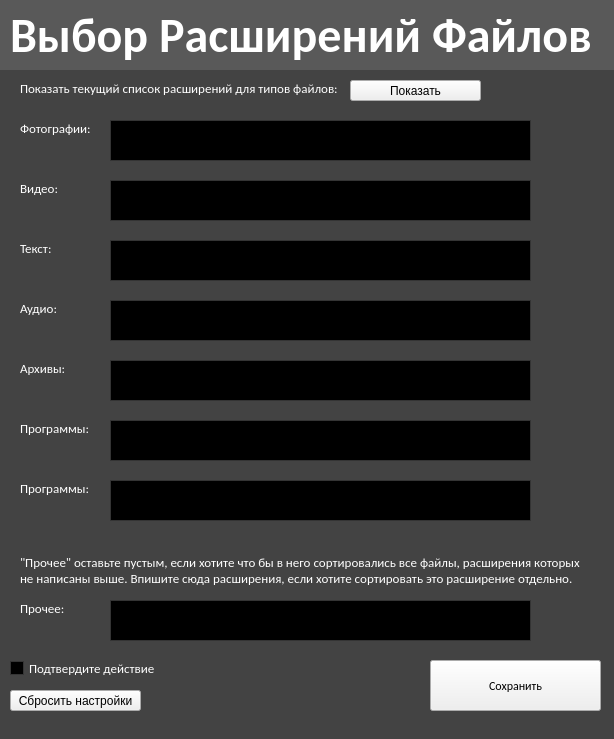
<?xml version="1.0" encoding="UTF-8"?>
<ui version="4.0">
 <class>Main</class>
 <widget class="QMainWindow" name="Main">
  <property name="geometry">
   <rect>
    <x>0</x>
    <y>0</y>
    <width>614</width>
    <height>739</height>
   </rect>
  </property>
  <property name="palette">
   <palette>
    <active>
     <colorrole role="WindowText">
      <brush brushstyle="SolidPattern">
       <color alpha="255">
        <red>255</red>
        <green>255</green>
        <blue>255</blue>
       </color>
      </brush>
     </colorrole>
     <colorrole role="Button">
      <brush brushstyle="SolidPattern">
       <color alpha="255">
        <red>67</red>
        <green>67</green>
        <blue>67</blue>
       </color>
      </brush>
     </colorrole>
     <colorrole role="Light">
      <brush brushstyle="SolidPattern">
       <color alpha="255">
        <red>100</red>
        <green>100</green>
        <blue>100</blue>
       </color>
      </brush>
     </colorrole>
     <colorrole role="Midlight">
      <brush brushstyle="SolidPattern">
       <color alpha="255">
        <red>83</red>
        <green>83</green>
        <blue>83</blue>
       </color>
      </brush>
     </colorrole>
     <colorrole role="Dark">
      <brush brushstyle="SolidPattern">
       <color alpha="255">
        <red>33</red>
        <green>33</green>
        <blue>33</blue>
       </color>
      </brush>
     </colorrole>
     <colorrole role="Mid">
      <brush brushstyle="SolidPattern">
       <color alpha="255">
        <red>44</red>
        <green>44</green>
        <blue>44</blue>
       </color>
      </brush>
     </colorrole>
     <colorrole role="Text">
      <brush brushstyle="SolidPattern">
       <color alpha="255">
        <red>255</red>
        <green>255</green>
        <blue>255</blue>
       </color>
      </brush>
     </colorrole>
     <colorrole role="BrightText">
      <brush brushstyle="SolidPattern">
       <color alpha="255">
        <red>255</red>
        <green>255</green>
        <blue>255</blue>
       </color>
      </brush>
     </colorrole>
     <colorrole role="ButtonText">
      <brush brushstyle="SolidPattern">
       <color alpha="255">
        <red>255</red>
        <green>255</green>
        <blue>255</blue>
       </color>
      </brush>
     </colorrole>
     <colorrole role="Base">
      <brush brushstyle="SolidPattern">
       <color alpha="255">
        <red>0</red>
        <green>0</green>
        <blue>0</blue>
       </color>
      </brush>
     </colorrole>
     <colorrole role="Window">
      <brush brushstyle="SolidPattern">
       <color alpha="255">
        <red>67</red>
        <green>67</green>
        <blue>67</blue>
       </color>
      </brush>
     </colorrole>
     <colorrole role="Shadow">
      <brush brushstyle="SolidPattern">
       <color alpha="255">
        <red>0</red>
        <green>0</green>
        <blue>0</blue>
       </color>
      </brush>
     </colorrole>
     <colorrole role="AlternateBase">
      <brush brushstyle="SolidPattern">
       <color alpha="255">
        <red>33</red>
        <green>33</green>
        <blue>33</blue>
       </color>
      </brush>
     </colorrole>
     <colorrole role="ToolTipBase">
      <brush brushstyle="SolidPattern">
       <color alpha="255">
        <red>255</red>
        <green>255</green>
        <blue>220</blue>
       </color>
      </brush>
     </colorrole>
     <colorrole role="ToolTipText">
      <brush brushstyle="SolidPattern">
       <color alpha="255">
        <red>0</red>
        <green>0</green>
        <blue>0</blue>
       </color>
      </brush>
     </colorrole>
    </active>
    <inactive>
     <colorrole role="WindowText">
      <brush brushstyle="SolidPattern">
       <color alpha="255">
        <red>255</red>
        <green>255</green>
        <blue>255</blue>
       </color>
      </brush>
     </colorrole>
     <colorrole role="Button">
      <brush brushstyle="SolidPattern">
       <color alpha="255">
        <red>67</red>
        <green>67</green>
        <blue>67</blue>
       </color>
      </brush>
     </colorrole>
     <colorrole role="Light">
      <brush brushstyle="SolidPattern">
       <color alpha="255">
        <red>100</red>
        <green>100</green>
        <blue>100</blue>
       </color>
      </brush>
     </colorrole>
     <colorrole role="Midlight">
      <brush brushstyle="SolidPattern">
       <color alpha="255">
        <red>83</red>
        <green>83</green>
        <blue>83</blue>
       </color>
      </brush>
     </colorrole>
     <colorrole role="Dark">
      <brush brushstyle="SolidPattern">
       <color alpha="255">
        <red>33</red>
        <green>33</green>
        <blue>33</blue>
       </color>
      </brush>
     </colorrole>
     <colorrole role="Mid">
      <brush brushstyle="SolidPattern">
       <color alpha="255">
        <red>44</red>
        <green>44</green>
        <blue>44</blue>
       </color>
      </brush>
     </colorrole>
     <colorrole role="Text">
      <brush brushstyle="SolidPattern">
       <color alpha="255">
        <red>255</red>
        <green>255</green>
        <blue>255</blue>
       </color>
      </brush>
     </colorrole>
     <colorrole role="BrightText">
      <brush brushstyle="SolidPattern">
       <color alpha="255">
        <red>255</red>
        <green>255</green>
        <blue>255</blue>
       </color>
      </brush>
     </colorrole>
     <colorrole role="ButtonText">
      <brush brushstyle="SolidPattern">
       <color alpha="255">
        <red>255</red>
        <green>255</green>
        <blue>255</blue>
       </color>
      </brush>
     </colorrole>
     <colorrole role="Base">
      <brush brushstyle="SolidPattern">
       <color alpha="255">
        <red>0</red>
        <green>0</green>
        <blue>0</blue>
       </color>
      </brush>
     </colorrole>
     <colorrole role="Window">
      <brush brushstyle="SolidPattern">
       <color alpha="255">
        <red>67</red>
        <green>67</green>
        <blue>67</blue>
       </color>
      </brush>
     </colorrole>
     <colorrole role="Shadow">
      <brush brushstyle="SolidPattern">
       <color alpha="255">
        <red>0</red>
        <green>0</green>
        <blue>0</blue>
       </color>
      </brush>
     </colorrole>
     <colorrole role="AlternateBase">
      <brush brushstyle="SolidPattern">
       <color alpha="255">
        <red>33</red>
        <green>33</green>
        <blue>33</blue>
       </color>
      </brush>
     </colorrole>
     <colorrole role="ToolTipBase">
      <brush brushstyle="SolidPattern">
       <color alpha="255">
        <red>255</red>
        <green>255</green>
        <blue>220</blue>
       </color>
      </brush>
     </colorrole>
     <colorrole role="ToolTipText">
      <brush brushstyle="SolidPattern">
       <color alpha="255">
        <red>0</red>
        <green>0</green>
        <blue>0</blue>
       </color>
      </brush>
     </colorrole>
    </inactive>
    <disabled>
     <colorrole role="WindowText">
      <brush brushstyle="SolidPattern">
       <color alpha="255">
        <red>33</red>
        <green>33</green>
        <blue>33</blue>
       </color>
      </brush>
     </colorrole>
     <colorrole role="Button">
      <brush brushstyle="SolidPattern">
       <color alpha="255">
        <red>67</red>
        <green>67</green>
        <blue>67</blue>
       </color>
      </brush>
     </colorrole>
     <colorrole role="Light">
      <brush brushstyle="SolidPattern">
       <color alpha="255">
        <red>100</red>
        <green>100</green>
        <blue>100</blue>
       </color>
      </brush>
     </colorrole>
     <colorrole role="Midlight">
      <brush brushstyle="SolidPattern">
       <color alpha="255">
        <red>83</red>
        <green>83</green>
        <blue>83</blue>
       </color>
      </brush>
     </colorrole>
     <colorrole role="Dark">
      <brush brushstyle="SolidPattern">
       <color alpha="255">
        <red>33</red>
        <green>33</green>
        <blue>33</blue>
       </color>
      </brush>
     </colorrole>
     <colorrole role="Mid">
      <brush brushstyle="SolidPattern">
       <color alpha="255">
        <red>44</red>
        <green>44</green>
        <blue>44</blue>
       </color>
      </brush>
     </colorrole>
     <colorrole role="Text">
      <brush brushstyle="SolidPattern">
       <color alpha="255">
        <red>33</red>
        <green>33</green>
        <blue>33</blue>
       </color>
      </brush>
     </colorrole>
     <colorrole role="BrightText">
      <brush brushstyle="SolidPattern">
       <color alpha="255">
        <red>255</red>
        <green>255</green>
        <blue>255</blue>
       </color>
      </brush>
     </colorrole>
     <colorrole role="ButtonText">
      <brush brushstyle="SolidPattern">
       <color alpha="255">
        <red>33</red>
        <green>33</green>
        <blue>33</blue>
       </color>
      </brush>
     </colorrole>
     <colorrole role="Base">
      <brush brushstyle="SolidPattern">
       <color alpha="255">
        <red>67</red>
        <green>67</green>
        <blue>67</blue>
       </color>
      </brush>
     </colorrole>
     <colorrole role="Window">
      <brush brushstyle="SolidPattern">
       <color alpha="255">
        <red>67</red>
        <green>67</green>
        <blue>67</blue>
       </color>
      </brush>
     </colorrole>
     <colorrole role="Shadow">
      <brush brushstyle="SolidPattern">
       <color alpha="255">
        <red>0</red>
        <green>0</green>
        <blue>0</blue>
       </color>
      </brush>
     </colorrole>
     <colorrole role="AlternateBase">
      <brush brushstyle="SolidPattern">
       <color alpha="255">
        <red>67</red>
        <green>67</green>
        <blue>67</blue>
       </color>
      </brush>
     </colorrole>
     <colorrole role="ToolTipBase">
      <brush brushstyle="SolidPattern">
       <color alpha="255">
        <red>255</red>
        <green>255</green>
        <blue>220</blue>
       </color>
      </brush>
     </colorrole>
     <colorrole role="ToolTipText">
      <brush brushstyle="SolidPattern">
       <color alpha="255">
        <red>0</red>
        <green>0</green>
        <blue>0</blue>
       </color>
      </brush>
     </colorrole>
    </disabled>
   </palette>
  </property>
  <property name="windowTitle">
   <string>MainWindow</string>
  </property>
  <widget class="QWidget" name="centralwidget">
   <widget class="QLabel" name="label">
    <property name="geometry">
     <rect>
      <x>10</x>
      <y>10</y>
      <width>591</width>
      <height>51</height>
     </rect>
    </property>
    <property name="font">
     <font>
      <family>Calibri</family>
      <pointsize>36</pointsize>
      <weight>75</weight>
      <bold>true</bold>
     </font>
    </property>
    <property name="text">
     <string>Выбор Расширений Файлов</string>
    </property>
   </widget>
   <widget class="Line" name="line_2">
    <property name="geometry">
     <rect>
      <x>50</x>
      <y>60</y>
      <width>821</width>
      <height>16</height>
     </rect>
    </property>
    <property name="orientation">
     <enum>Qt::Horizontal</enum>
    </property>
   </widget>
   <widget class="Line" name="line_4">
    <property name="geometry">
     <rect>
      <x>0</x>
      <y>-30</y>
      <width>811</width>
      <height>101</height>
     </rect>
    </property>
    <property name="styleSheet">
     <string notr="true">color:rgb(89, 89, 89)</string>
    </property>
    <property name="frameShadow">
     <enum>QFrame::Plain</enum>
    </property>
    <property name="lineWidth">
     <number>100</number>
    </property>
    <property name="orientation">
     <enum>Qt::Horizontal</enum>
    </property>
   </widget>
   <widget class="QLabel" name="label_12">
    <property name="geometry">
     <rect>
      <x>20</x>
      <y>80</y>
      <width>391</width>
      <height>16</height>
     </rect>
    </property>
    <property name="font">
     <font>
      <family>Calibri</family>
      <pointsize>10</pointsize>
     </font>
    </property>
    <property name="text">
     <string>Показать текущий список расширений для типов файлов:</string>
    </property>
   </widget>
   <widget class="QLabel" name="label_13">
    <property name="geometry">
     <rect>
      <x>20</x>
      <y>120</y>
      <width>81</width>
      <height>16</height>
     </rect>
    </property>
    <property name="font">
     <font>
      <family>Calibri</family>
      <pointsize>10</pointsize>
     </font>
    </property>
    <property name="text">
     <string>Фотографии:</string>
    </property>
   </widget>
   <widget class="QPlainTextEdit" name="photo_text">
    <property name="geometry">
     <rect>
      <x>110</x>
      <y>120</y>
      <width>421</width>
      <height>41</height>
     </rect>
    </property>
   </widget>
   <widget class="QLabel" name="label_14">
    <property name="geometry">
     <rect>
      <x>20</x>
      <y>180</y>
      <width>81</width>
      <height>16</height>
     </rect>
    </property>
    <property name="font">
     <font>
      <family>Calibri</family>
      <pointsize>10</pointsize>
     </font>
    </property>
    <property name="text">
     <string>Видео:</string>
    </property>
   </widget>
   <widget class="QPlainTextEdit" name="video_text">
    <property name="geometry">
     <rect>
      <x>110</x>
      <y>180</y>
      <width>421</width>
      <height>41</height>
     </rect>
    </property>
   </widget>
   <widget class="QLabel" name="label_15">
    <property name="geometry">
     <rect>
      <x>20</x>
      <y>240</y>
      <width>81</width>
      <height>16</height>
     </rect>
    </property>
    <property name="font">
     <font>
      <family>Calibri</family>
      <pointsize>10</pointsize>
     </font>
    </property>
    <property name="text">
     <string>Текст:</string>
    </property>
   </widget>
   <widget class="QPlainTextEdit" name="text_text">
    <property name="geometry">
     <rect>
      <x>110</x>
      <y>240</y>
      <width>421</width>
      <height>41</height>
     </rect>
    </property>
   </widget>
   <widget class="QLabel" name="label_16">
    <property name="geometry">
     <rect>
      <x>20</x>
      <y>300</y>
      <width>81</width>
      <height>16</height>
     </rect>
    </property>
    <property name="font">
     <font>
      <family>Calibri</family>
      <pointsize>10</pointsize>
     </font>
    </property>
    <property name="text">
     <string>Аудио:</string>
    </property>
   </widget>
   <widget class="QPlainTextEdit" name="audio_text">
    <property name="geometry">
     <rect>
      <x>110</x>
      <y>300</y>
      <width>421</width>
      <height>41</height>
     </rect>
    </property>
   </widget>
   <widget class="QLabel" name="label_17">
    <property name="geometry">
     <rect>
      <x>20</x>
      <y>360</y>
      <width>81</width>
      <height>16</height>
     </rect>
    </property>
    <property name="font">
     <font>
      <family>Calibri</family>
      <pointsize>10</pointsize>
     </font>
    </property>
    <property name="text">
     <string>Архивы:</string>
    </property>
   </widget>
   <widget class="QPlainTextEdit" name="archive_text">
    <property name="geometry">
     <rect>
      <x>110</x>
      <y>360</y>
      <width>421</width>
      <height>41</height>
     </rect>
    </property>
   </widget>
   <widget class="QLabel" name="label_18">
    <property name="geometry">
     <rect>
      <x>20</x>
      <y>420</y>
      <width>81</width>
      <height>16</height>
     </rect>
    </property>
    <property name="font">
     <font>
      <family>Calibri</family>
      <pointsize>10</pointsize>
     </font>
    </property>
    <property name="text">
     <string>Программы:</string>
    </property>
   </widget>
   <widget class="QPlainTextEdit" name="executable_text">
    <property name="geometry">
     <rect>
      <x>110</x>
      <y>420</y>
      <width>421</width>
      <height>41</height>
     </rect>
    </property>
   </widget>
   <widget class="QLabel" name="label_19">
    <property name="geometry">
     <rect>
      <x>20</x>
      <y>600</y>
      <width>81</width>
      <height>16</height>
     </rect>
    </property>
    <property name="font">
     <font>
      <family>Calibri</family>
      <pointsize>10</pointsize>
     </font>
    </property>
    <property name="text">
     <string>Прочее:</string>
    </property>
   </widget>
   <widget class="QPlainTextEdit" name="else_text">
    <property name="geometry">
     <rect>
      <x>110</x>
      <y>600</y>
      <width>421</width>
      <height>41</height>
     </rect>
    </property>
   </widget>
   <widget class="QPushButton" name="pushButton_10">
    <property name="geometry">
     <rect>
      <x>10</x>
      <y>690</y>
      <width>131</width>
      <height>21</height>
     </rect>
    </property>
    <property name="styleSheet">
     <string notr="true">color:rgb(0, 0, 0)</string>
    </property>
    <property name="text">
     <string>Сбросить настройки</string>
    </property>
   </widget>
   <widget class="QCheckBox" name="checkBox_2">
    <property name="geometry">
     <rect>
      <x>10</x>
      <y>660</y>
      <width>151</width>
      <height>17</height>
     </rect>
    </property>
    <property name="font">
     <font>
      <family>Calibri</family>
      <pointsize>10</pointsize>
     </font>
    </property>
    <property name="text">
     <string>Подтвердите действие</string>
    </property>
    <property name="checked">
     <bool>false</bool>
    </property>
   </widget>
   <widget class="QPushButton" name="pushButton_3">
    <property name="geometry">
     <rect>
      <x>430</x>
      <y>660</y>
      <width>171</width>
      <height>51</height>
     </rect>
    </property>
    <property name="font">
     <font>
      <family>Calibri</family>
     </font>
    </property>
    <property name="styleSheet">
     <string notr="true">color:rgb(0, 0, 0)</string>
    </property>
    <property name="text">
     <string>Сохранить</string>
    </property>
   </widget>
   <widget class="QPushButton" name="show_button">
    <property name="geometry">
     <rect>
      <x>350</x>
      <y>80</y>
      <width>131</width>
      <height>21</height>
     </rect>
    </property>
    <property name="styleSheet">
     <string notr="true">color:rgb(0, 0, 0)</string>
    </property>
    <property name="text">
     <string>Показать</string>
    </property>
   </widget>
   <widget class="QLabel" name="label_20">
    <property name="geometry">
     <rect>
      <x>20</x>
      <y>550</y>
      <width>631</width>
      <height>41</height>
     </rect>
    </property>
    <property name="font">
     <font>
      <family>Calibri</family>
      <pointsize>10</pointsize>
     </font>
    </property>
    <property name="text">
     <string>&quot;Прочее&quot; оставьте пустым, если хотите что бы в него сортировались все файлы, расширения которых 
не написаны выше. Впишите сюда расширения, если хотите сортировать это расширение отдельно.</string>
    </property>
   </widget>
   <widget class="QPlainTextEdit" name="executable_text_2">
    <property name="geometry">
     <rect>
      <x>110</x>
      <y>480</y>
      <width>421</width>
      <height>41</height>
     </rect>
    </property>
   </widget>
   <widget class="QLabel" name="label_21">
    <property name="geometry">
     <rect>
      <x>20</x>
      <y>480</y>
      <width>81</width>
      <height>16</height>
     </rect>
    </property>
    <property name="font">
     <font>
      <family>Calibri</family>
      <pointsize>10</pointsize>
     </font>
    </property>
    <property name="text">
     <string>Программы:</string>
    </property>
   </widget>
   <zorder>line_2</zorder>
   <zorder>line_4</zorder>
   <zorder>label</zorder>
   <zorder>label_12</zorder>
   <zorder>label_13</zorder>
   <zorder>photo_text</zorder>
   <zorder>label_14</zorder>
   <zorder>video_text</zorder>
   <zorder>label_15</zorder>
   <zorder>text_text</zorder>
   <zorder>label_16</zorder>
   <zorder>audio_text</zorder>
   <zorder>label_17</zorder>
   <zorder>archive_text</zorder>
   <zorder>label_18</zorder>
   <zorder>executable_text</zorder>
   <zorder>label_19</zorder>
   <zorder>else_text</zorder>
   <zorder>pushButton_10</zorder>
   <zorder>checkBox_2</zorder>
   <zorder>pushButton_3</zorder>
   <zorder>show_button</zorder>
   <zorder>label_20</zorder>
   <zorder>executable_text_2</zorder>
   <zorder>label_21</zorder>
  </widget>
 </widget>
 <resources/>
 <connections/>
</ui>
